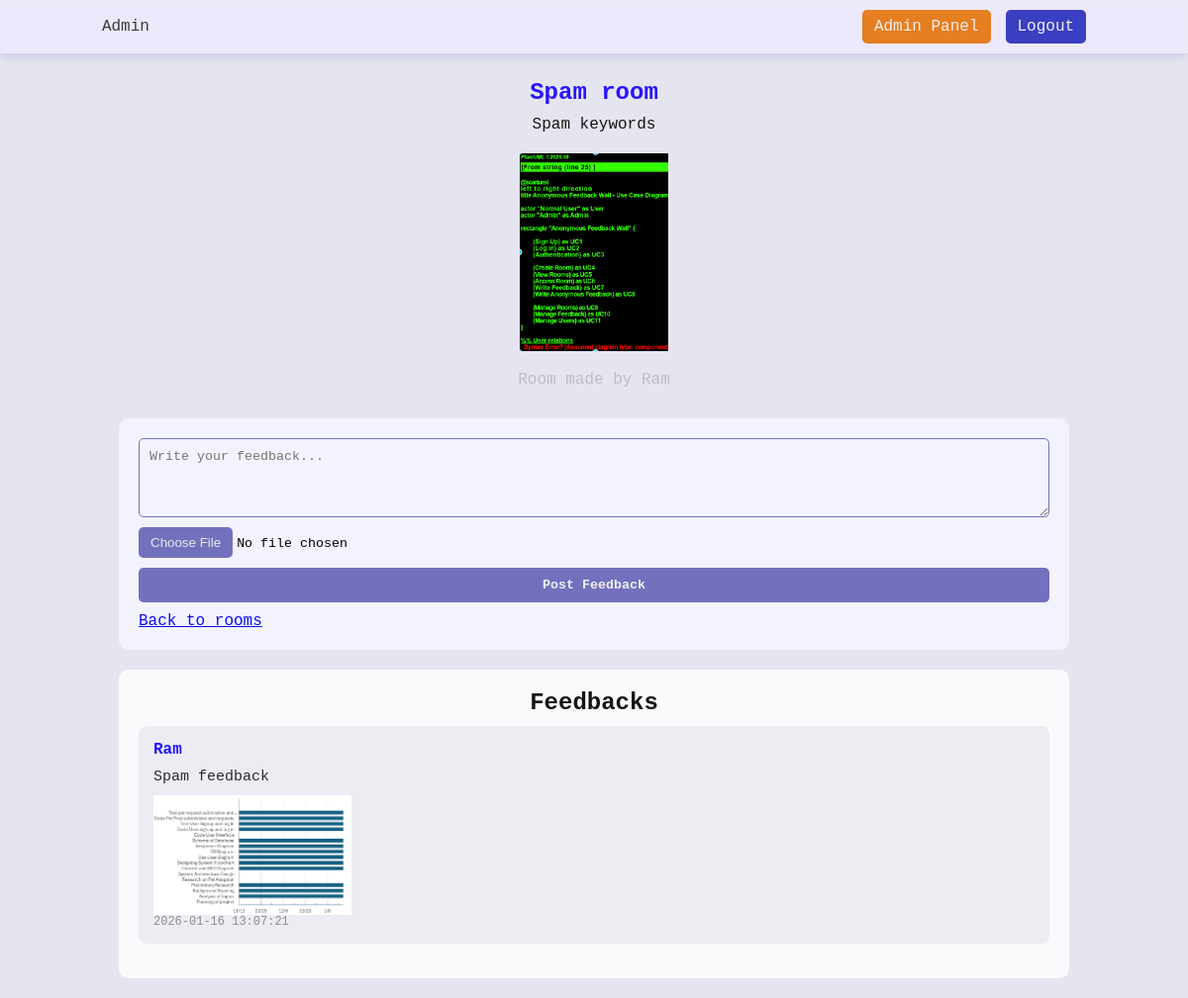
Page /pages/room.php?id=11 (signed in) on the committed database.
### tables this page shows
CREATE TABLE `rooms` (
  `room_id` int(11) NOT NULL,
  `user_id` int(11) NOT NULL,
  `title` varchar(255) NOT NULL,
  `description` text NOT NULL,
  `created_at` timestamp NOT NULL DEFAULT current_timestamp(),
  `image` varchar(255) DEFAULT NULL
);

CREATE TABLE `users` (
  `user_id` int(11) NOT NULL,
  `username` varchar(100) NOT NULL,
  `password` varchar(255) NOT NULL,
  `role` enum('user','admin') DEFAULT 'user',
  `created_at` timestamp NOT NULL DEFAULT current_timestamp(),
  `email` varchar(255) NOT NULL
);

CREATE TABLE `feedback` (
  `feedback_id` int(11) NOT NULL,
  `room_id` int(11) NOT NULL,
  `user_id` int(11) NOT NULL,
  `message` text NOT NULL,
  `display_name` varchar(100) DEFAULT 'Anon',
  `created_at` timestamp NOT NULL DEFAULT current_timestamp(),
  `image` varchar(255) DEFAULT NULL
);

### pages/room.php (the view, shortened to what this page needs)
<head>
    <link rel="stylesheet" href="../assets/css/style.css">
</head>
<?php
include "../includes/header.php";
$id = (int) $_GET['id'];
$roomStmt = $conn->prepare(
    "SELECT r.title, r.description, r.image, u.username
     FROM rooms r
     INNER JOIN users u ON r.user_id = u.user_id
     WHERE r.room_id = ?"
);
$roomStmt->bind_param("i", $id);
$roomStmt->execute();
$room = $roomStmt->get_result()->fetch_assoc();
?>
<div class="container">
    <h2 class="room-title"><?= htmlspecialchars($room['title']) ?></h2>
    <p class="room-desc"><?= nl2br(htmlspecialchars($room['description'])) ?></p>
    <?php if ($room['image']): ?>
        <img src="../assets/images/<?= htmlspecialchars($room['image']) ?>" alt="Room Image" style="max-width: 100%; max-height: 200px; height: auto; margin: 0 auto 20px auto; display: block;">
    <?php endif; ?>
    <p class="made-by">Room made by <?= htmlspecialchars($room['username']) ?></p>
    <form method="POST" action="../actions/submit_feedback.php" enctype="multipart/form-data" class="feedback-form">
        <textarea name="message" placeholder="Write your feedback..." required></textarea>
        <input type="file" name="image" accept="image/*" class="file-input">
        <button type="submit">Post Feedback</button>
        <a href="rooms.php" class="link">Back to rooms</a>
    </form>
    <div class="comment-area">
        <h2 style="color:#151515; text-align: center; margin-bottom:10px">Feedbacks</h2>
    <?php
    $comments = $conn->prepare(
        "SELECT display_name, message, created_at, image
         FROM feedback
         WHERE room_id = ?
         ORDER BY created_at DESC"
    );
    $comments->bind_param("i", $id);
    $comments->execute();
    $result = $comments->get_result();
    while ($row = $result->fetch_assoc()):
    ?>
        <div class="comment">
            <strong class="msg-title"><?= htmlspecialchars($row['display_name']) ?></strong>
            <p class="msg"><?= nl2br(htmlspecialchars($row['message'])) ?></p>
            <?php if ($row['image']): ?>
                <img src="../assets/images/<?= htmlspecialchars($row['image']) ?>" alt="Feedback Image" style="max-width: 200px; height: auto; margin-top: 10px; display: block;">
            <?php endif; ?>
            <small class="crdt"><?= $row['created_at'] ?></small>
        </div>
    <?php endwhile; ?>
    </div>
</div>
</body>
</html>

### assets/css/style.css (style rules this page uses)
* { margin: 0; padding: 0; box-sizing: border-box; font-family: 'JetBrains Mono', monospace; }
body { background-color: rgb(229, 229, 240); }
.container { margin-top: 80px; }
.link { margin-top: 10px; color: #0c0fec; transition: color 0.2s; }
.feedback-form { padding: 20px; display: flex; flex-direction: column; background-color: #f3f3ff; margin: 20px 10%; border-radius: 10px;; }
.feedback-form textarea { padding: 10px; border: 1px solid #7370be; border-radius: 5px; background-color: #f3f3ff; color: #323232; resize: vertical; min-height: 80px; margin-bottom: 10px; }
.feedback-form button { margin-top: 10px; padding: 10px; border: none; border-radius: 5px; background-color: #7370be; color: #f0f0f0; cursor: pointer; transition: background-color 0.3s; font-weight: bold; }
.comment-area { margin: 20px 10%; background-color: #ffffffd1; padding: 20px; border-radius: 10px; }
.comment-area .comment { background-color: #bdb9cf36; padding: 15px; border-radius: 8px; margin-bottom: 15px; }
.comment-area .comment .msg-title { color: #1c14ff; font-size: 16px; }
.comment-area .comment .msg { color: #2b2b2b; margin: 10px 0; font-size: 15px; }
.comment-area .comment .crdt { color: #5a5a5aa7; font-size: 12px; }
.room-title { color: #2814ff; text-align: center; margin-bottom: 10px; }
.room-desc { color: #141414; text-align: center; margin-bottom: 20px; max-width: 800px; margin: 0 auto 20px auto; word-wrap: break-word; overflow-wrap: break-word; }
.made-by { color: #a8a6b1a7; text-align: center; margin-bottom: 30px; }

### rows in the picture
rooms: title "Spam room", description "Spam keywords", image (picture), user.username "Ram"
feedback: display_name "Ram", message "Spam feedback", image (picture), created_at "2026-01-16 13:07:21"

### other values in the picture
$_SESSION['username'] "Admin"
